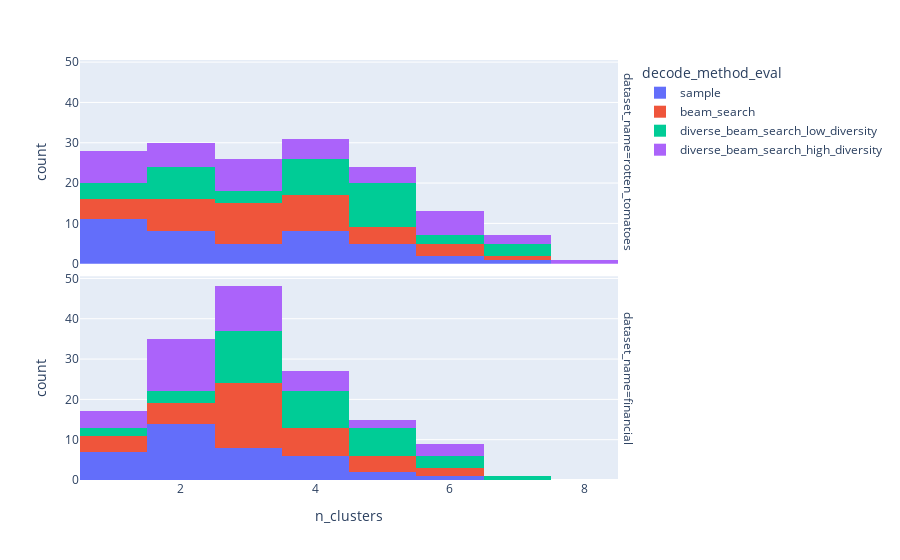

Notebook code for this chart:
### Code cell
px.histogram(df_n_clusters, x="n_clusters", color="decode_method_eval", facet_row = 'dataset_name')

### Figure 1 — Plotly figure (JSON) as saved in the notebook; plotly's stock layout.template omitted (floating-point values rounded to 4 significant figures)
{"data": [{"alignmentgroup": "True", "bingroup": "x", "hovertemplate": "decode_method_eval=sample<br>dataset_name=rotten_tomatoes<br>n_clusters=%{x}<br>count=%{y}<extra></extra>", "legendgroup": "sample", "marker": {"color": "#636efa"}, "name": "sample", "offsetgroup": "sample", "orientation": "v", "showlegend": true, "type": "histogram", "x": [4, 5, 5, 4, 7, 2, 4, 4, 2, 5, 1, 1, 6, 1, 2, 3, 2, 1, 1, 3, 1, 2, 1, 4, 4, 4, 3, 3, 5, 1, 2, 5, 1, 3, 1, 6, 4, 1, 2, 2], "xaxis": "x2", "yaxis": "y2"}, {"alignmentgroup": "True", "bingroup": "x", "hovertemplate": "decode_method_eval=sample<br>dataset_name=financial<br>n_clusters=%{x}<br>count=%{y}<extra></extra>", "legendgroup": "sample", "marker": {"color": "#636efa"}, "name": "sample", "offsetgroup": "sample", "orientation": "v", "showlegend": false, "type": "histogram", "x": [4, 2, 2, 1, 2, 3, 3, 3, 5, 6, 1, 2, 1, 4, 4, 1, 2, 2, 1, 2, 3, 3, 2, 2, 1, 3, 2, 3, 2, 2, 1, 2, 5, 4, 2, 4, 3, 4], "xaxis": "x", "yaxis": "y"}, {"alignmentgroup": "True", "bingroup": "x", "hovertemplate": "decode_method_eval=beam_search<br>dataset_name=rotten_tomatoes<br>n_clusters=%{x}<br>count=%{y}<extra></extra>", "legendgroup": "beam_search", "marker": {"color": "#EF553B"}, "name": "beam_search", "offsetgroup": "beam_search", "orientation": "v", "showlegend": true, "type": "histogram", "x": [6, 3, 4, 4, 4, 3, 4, 5, 2, 3, 3, 4, 5, 2, 3, 3, 3, 1, 1, 2, 4, 2, 1, 3, 7, 6, 3, 2, 5, 1, 2, 6, 2, 5, 4, 2, 4, 1, 4, 3], "xaxis": "x2", "yaxis": "y2"}, {"alignmentgroup": "True", "bingroup": "x", "hovertemplate": "decode_method_eval=beam_search<br>dataset_name=financial<br>n_clusters=%{x}<br>count=%{y}<extra></extra>", "legendgroup": "beam_search", "marker": {"color": "#EF553B"}, "name": "beam_search", "offsetgroup": "beam_search", "orientation": "v", "showlegend": false, "type": "histogram", "x": [2, 2, 3, 3, 3, 3, 2, 5, 4, 4, 4, 2, 4, 4, 3, 1, 3, 3, 1, 2, 5, 3, 3, 3, 1, 4, 3, 3, 3, 3, 1, 3, 6, 3, 5, 5, 4, 6], "xaxis": "x", "yaxis": "y"}, {"alignmentgroup": "True", "bingroup": "x", "hovertemplate": "decode_method_eval=diverse_beam_search_low_diversity<br>dataset_name=rotten_tomatoes<br>n_clusters=%{x}<br>count=%{y}<extra></extra>", "legendgroup": "diverse_beam_search_low_diversity", "marker": {"color": "#00cc96"}, "name": "diverse_beam_search_low_diversity", "offsetgroup": "diverse_beam_search_low_diversity", "orientation": "v", "showlegend": true, "type": "histogram", "x": [5, 5, 5, 2, 5, 4, 7, 4, 3, 5, 1, 2, 6, 1, 4, 4, 5, 1, 4, 3, 2, 2, 2, 5, 7, 5, 5, 2, 5, 3, 2, 6, 2, 7, 4, 5, 4, 1, 4, 4], "xaxis": "x2", "yaxis": "y2"}, {"alignmentgroup": "True", "bingroup": "x", "hovertemplate": "decode_method_eval=diverse_beam_search_low_diversity<br>dataset_name=financial<br>n_clusters=%{x}<br>count=%{y}<extra></extra>", "legendgroup": "diverse_beam_search_low_diversity", "marker": {"color": "#00cc96"}, "name": "diverse_beam_search_low_diversity", "offsetgroup": "diverse_beam_search_low_diversity", "orientation": "v", "showlegend": false, "type": "histogram", "x": [5, 3, 3, 3, 4, 4, 2, 5, 4, 6, 2, 3, 3, 4, 4, 1, 5, 4, 2, 3, 4, 3, 6, 4, 1, 6, 3, 3, 5, 5, 3, 3, 7, 5, 3, 5, 3, 4], "xaxis": "x", "yaxis": "y"}, {"alignmentgroup": "True", "bingroup": "x", "hovertemplate": "decode_method_eval=diverse_beam_search_high_diversity<br>dataset_name=rotten_tomatoes<br>n_clusters=%{x}<br>count=%{y}<extra></extra>", "legendgroup": "diverse_beam_search_high_diversity", "marker": {"color": "#ab63fa"}, "name": "diverse_beam_search_high_diversity", "offsetgroup": "diverse_beam_search_high_diversity", "orientation": "v", "showlegend": true, "type": "histogram", "x": [5, 3, 4, 8, 7, 1, 3, 4, 2, 6, 1, 3, 5, 1, 3, 1, 2, 1, 3, 2, 4, 2, 1, 6, 6, 5, 6, 3, 4, 2, 2, 6, 1, 6, 3, 7, 4, 1, 5, 3], "xaxis": "x2", "yaxis": "y2"}, {"alignmentgroup": "True", "bingroup": "x", "hovertemplate": "decode_method_eval=diverse_beam_search_high_diversity<br>dataset_name=financial<br>n_clusters=%{x}<br>count=%{y}<extra></extra>", "legendgroup": "diverse_beam_search_high_diversity", "marker": {"color": "#ab63fa"}, "name": "diverse_beam_search_high_diversity", "offsetgroup": "diverse_beam_search_high_diversity", "orientation": "v", "showlegend": false, "type": "histogram", "x": [3, 2, 2, 1, 4, 2, 2, 4, 3, 2, 3, 3, 4, 2, 5, 1, 2, 2, 1, 4, 1, 3, 5, 3, 2, 3, 4, 2, 2, 3, 3, 2, 6, 2, 3, 6, 3, 6], "xaxis": "x", "yaxis": "y"}], "layout": {"annotations": [{"font": {}, "showarrow": false, "text": "dataset_name=financial", "textangle": 90, "x": 0.98, "xanchor": "left", "xref": "paper", "y": 0.2425, "yanchor": "middle", "yref": "paper"}, {"font": {}, "showarrow": false, "text": "dataset_name=rotten_tomatoes", "textangle": 90, "x": 0.98, "xanchor": "left", "xref": "paper", "y": 0.7575, "yanchor": "middle", "yref": "paper"}], "barmode": "relative", "legend": {"title": {"text": "decode_method_eval"}, "tracegroupgap": 0}, "margin": {"t": 60}, "xaxis": {"anchor": "y", "domain": [0, 0.98], "title": {"text": "n_clusters"}}, "xaxis2": {"anchor": "y2", "domain": [0, 0.98], "matches": "x", "showticklabels": false}, "yaxis": {"anchor": "x", "domain": [0, 0.485], "title": {"text": "count"}}, "yaxis2": {"anchor": "x2", "domain": [0.515, 1], "matches": "y", "title": {"text": "count"}}}}
